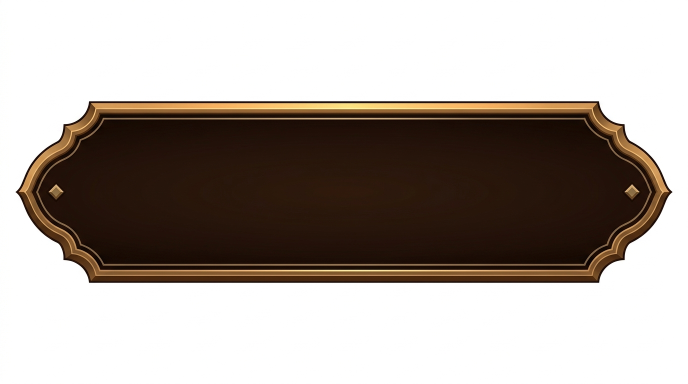
#> input picture docs/design/turn-plaque/source-master.jpg, 1376 x 768 px (shown at 1/2 size)
$ python build-turn-plaque.py
#> lines starting #> are read from the running program, lines starting #| are printed output that depends on the picture; after the words box and inside, x2 and y2 are one past the last pixel; in counts of white or black regions, pixels touching at a corner belong together
#> in main, src is the input picture: shape (768, 1376, 3); mean R, G, B 174.3, 165.7, 159.4
"""Rebuild assets/resources/art/battle/turn.png from docs/design/turn-plaque/source-master.jpg.

Extracts the isolated antique dark-walnut & burnished brass-gold plaque cleanly from pure white
(zero residual wood blocks or white halos), preserves undistorted scalloped endcaps via horizontal
midsection stretching to exact 400x83 dimensions (matching BATTLE_RECTS.turn), adds a gentle
soft contact shadow so it blends naturally on dark teal felt, and writes verification previews.
"""
from __future__ import annotations

import json
import subprocess
from collections import deque
from pathlib import Path

import numpy as np
from PIL import Image, ImageFilter

ROOT = Path(__file__).resolve().parents[1]
DESIGN_DIR = ROOT / "docs/design/turn-plaque"
SRC_PATH = DESIGN_DIR / "source-master.jpg"
OUT_PATH = ROOT / "assets/resources/art/battle/turn.png"

OUT_W, OUT_H = 400, 83
PLAQUE_W, PLAQUE_H = 396, 74
PLAQUE_TOP = 2


def smoothstep(e0: float, e1: float, x: np.ndarray) -> np.ndarray:
    t = np.clip((x - e0) / (e1 - e0), 0.0, 1.0)
    return t * t * (3.0 - 2.0 * t)


def dilate_mask(mask: np.ndarray, radius: int) -> np.ndarray:
    out = mask.copy()
    h, w = mask.shape
    for _ in range(radius):
        p = np.pad(out, 1, mode="edge")
        out = (
            p[0:h, 0:w] | p[0:h, 1:w + 1] | p[0:h, 2:w + 2]
            | p[1:h + 1, 0:w] | p[1:h + 1, 1:w + 1] | p[1:h + 1, 2:w + 2]
            | p[2:h + 2, 0:w] | p[2:h + 2, 1:w + 1] | p[2:h + 2, 2:w + 2]
        )
    return out


def extract_plaque_rgba(rgb: np.ndarray) -> Image.Image:
    arr = rgb.astype(np.float32)
    r, g, b = arr[:, :, 0], arr[:, :, 1], arr[:, :, 2]
    mx = np.maximum(np.maximum(r, g), b)
    mn = np.minimum(np.minimum(r, g), b)
    sat = (mx - mn) / np.maximum(mx, 1.0)
    lum = 0.299 * r + 0.587 * g + 0.114 * b

    # Flood-fill strictly from image corners through pure white exterior.
    h, w = lum.shape
#> h = 768; w = 1376
    white_cand = (mn >= 236.0) & (sat <= 0.08)
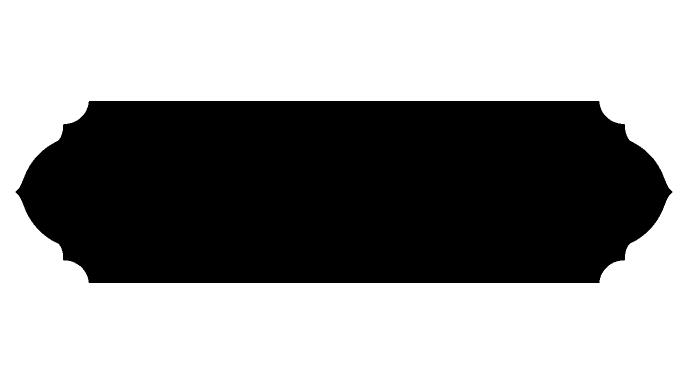
#> white_cand: shape (768, 1376) bool (shown at 1/2 size); 59.5% white; 1 black region, box (x1, y1, x2, y2) and area: (31, 202, 1345, 566) 427663
    bg = np.zeros((h, w), dtype=bool)
    q: deque[tuple[int, int]] = deque()
    for sy, sx in ((0, 0), (0, w - 1), (h - 1, 0), (h - 1, w - 1)):
        if white_cand[sy, sx] and not bg[sy, sx]:
            bg[sy, sx] = True
            q.append((sy, sx))
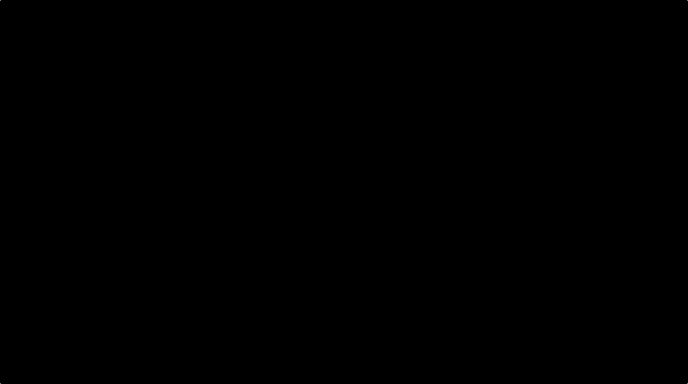
#> bg: shape (768, 1376) bool (shown at 1/2 size); 0% white in thin lines or dots
    while q:
        cy, cx = q.popleft()
        for ny, nx in ((cy - 1, cx), (cy + 1, cx), (cy, cx - 1), (cy, cx + 1)):
            if 0 <= ny < h and 0 <= nx < w and white_cand[ny, nx] and not bg[ny, nx]:
                bg[ny, nx] = True
                q.append((ny, nx))
#> this loop made 629105 passes
#> (cy, cx) on passes 1 to 3: (0, 0), (0, 1375), (767, 0)

    aa_zone = dilate_mask(bg, 4) & (~bg)
#> after the loop in dilate_mask, `for _ in range(radius):`: out: shape (768, 1376) bool; 60.8% white; 1 black region, box (x1, y1, x2, y2) and area: (39, 206, 1337, 562) 414327
#> aa_zone: shape (768, 1376) bool; 1.3% white; 1 white region, box (x1, y1, x2, y2) and area: (31, 202, 1345, 566) 13336
    alpha = np.full((h, w), 255.0, dtype=np.float32)
    alpha[bg] = 0.0

    edge_rgb = np.array([45.0, 26.0, 12.0], dtype=np.float32)
    t = np.clip((250.0 - lum) / (250.0 - 38.0), 0.0, 1.0)
    t = np.where(t < 0.05, 0.0, t)
    alpha[aa_zone] = np.clip(t[aa_zone] * 255.0, 0.0, 255.0)

    out_rgb = arr.copy()
    t_safe = np.maximum(t, 0.08)
    defringed = np.clip((arr - (1.0 - t[:, :, None]) * 255.0) / t_safe[:, :, None], 0.0, 255.0)
    blend_edge = smoothstep(0.55, 0.15, t)[:, :, None]
    out_rgb[aa_zone] = (defringed * (1.0 - blend_edge) + edge_rgb[None, None, :] * blend_edge)[aa_zone]
    out_rgb[bg] = edge_rgb

    rgba = np.zeros((h, w, 4), dtype=np.uint8)
    rgba[:, :, :3] = np.clip(np.round(out_rgb), 0, 255).astype(np.uint8)
    rgba[:, :, 3] = np.clip(np.round(alpha), 0, 255).astype(np.uint8)

    ys, xs = np.where(rgba[:, :, 3] > 20)
    return Image.fromarray(rgba[ys.min():ys.max() + 1, xs.min():xs.max() + 1], "RGBA")
#> returned value: PIL image 1314x364 RGBA


def main() -> None:
    src = np.array(Image.open(SRC_PATH).convert("RGB"))
    plaque = extract_plaque_rgba(src)
    pw, ph = plaque.size
#> pw = 1314; ph = 364

    # Scale vertically to PLAQUE_H while keeping left/right scalloped endcaps undistorted.
    scale = PLAQUE_H / ph
#> scale = 0.203
    scaled_w = round(pw * scale)
#> scaled_w = 267
    scaled = plaque.resize((scaled_w, PLAQUE_H), Image.Resampling.LANCZOS)

    # 3-slice horizontally: keep left & right 24% endcaps intact, stretch flat center strip to PLAQUE_W.
    cap = round(scaled_w * 0.24)
#> cap = 64
    left_cap = scaled.crop((0, 0, cap, PLAQUE_H))
    right_cap = scaled.crop((scaled_w - cap, 0, scaled_w, PLAQUE_H))
    mid_src = scaled.crop((cap, 0, scaled_w - cap, PLAQUE_H))
    mid_w = PLAQUE_W - 2 * cap
#> mid_w = 268
    mid_dst = mid_src.resize((mid_w, PLAQUE_H), Image.Resampling.LANCZOS)

    assembled = Image.new("RGBA", (PLAQUE_W, PLAQUE_H), (0, 0, 0, 0))
#> assembled: PIL image 396x74 RGBA; every value is 0
    assembled.paste(left_cap, (0, 0))
    assembled.paste(mid_dst, (cap, 0))
    assembled.paste(right_cap, (cap + mid_w, 0))
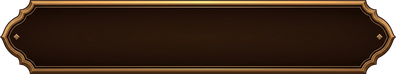
#> assembled: PIL image 396x74 RGBA; mean R, G, B, A 50.6, 31.2, 16.9, 236.1; transparent parts drawn white

    # Composite onto 400x83 canvas with subtle grounded dark contact shadow for natural blending on dark teal felt.
    canvas = Image.new("RGBA", (OUT_W, OUT_H), (0, 0, 0, 0))
#> canvas: PIL image 400x83 RGBA; every value is 0
    ox = (OUT_W - PLAQUE_W) // 2
    shadow_alpha = assembled.getchannel("A").point(lambda v: round(v * 0.52))
    shadow = Image.new("RGBA", (OUT_W, OUT_H), (0, 0, 0, 0))
    shadow_fill = Image.new("RGBA", (PLAQUE_W, PLAQUE_H), (5, 16, 16, 255))
    shadow_fill.putalpha(shadow_alpha)
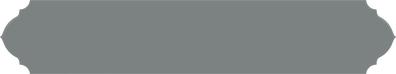
#> shadow_fill: PIL image 396x74 RGBA; mean R, G, B, A 5, 16, 16, 123.1; transparent parts drawn white
    shadow.paste(shadow_fill, (ox, PLAQUE_TOP + 4), shadow_fill)
    shadow = shadow.filter(ImageFilter.GaussianBlur(radius=2.8))
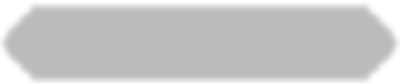
#> shadow: PIL image 400x83 RGBA; mean R, G, B, A 2.5, 6.6, 6.6, 56.1; transparent parts drawn white

    canvas = Image.alpha_composite(canvas, shadow)
    fg = Image.new("RGBA", (OUT_W, OUT_H), (0, 0, 0, 0))
    fg.paste(assembled, (ox, PLAQUE_TOP), assembled)
    canvas = Image.alpha_composite(canvas, fg)
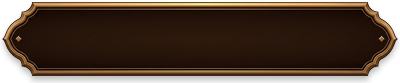
#> canvas: PIL image 400x83 RGBA; mean R, G, B, A 44.5, 27.7, 15.2, 211.1; transparent parts drawn white

    canvas.save(OUT_PATH, optimize=True)
    raw_kb = OUT_PATH.stat().st_size / 1024
    try:
        subprocess.run(
            ["pngquant", "--force", "--quality=90-100", "--speed=1", "--output", str(OUT_PATH), str(OUT_PATH)],
            check=True,
        )
#> (this line was passed over: subprocess is not available in this run)
    except (FileNotFoundError, subprocess.CalledProcessError) as exc:
        print(f"pngquant skipped: {exc}")
    final_kb = OUT_PATH.stat().st_size / 1024

    ship = Image.open(OUT_PATH).convert("RGBA")
    for bg_hex, name in [("#0D4750", "preview-felt.png"), ("#F3E2C0", "preview-light.png")]:
        bg = Image.new("RGBA", (OUT_W + 60, OUT_H + 60), bg_hex)
        bg.paste(ship, (30, 30), ship)
        bg.convert("RGB").save(DESIGN_DIR / name)
#> this loop made 2 passes
#> pass 1, in main, `bg.convert("RGB").save(DESIGN_DIR / name)`:
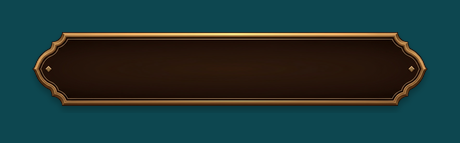
#> saved as preview-felt.png: PIL image 460x143 RGB; mean R, G, B 29.9, 55.1, 54

    manifest = {
        "source": "docs/design/turn-plaque/source-master.jpg",
        "output": "assets/resources/art/battle/turn.png",
        "size": [OUT_W, OUT_H],
        "visualCenterY": PLAQUE_TOP + PLAQUE_H / 2.0,
        "sizeBytes": OUT_PATH.stat().st_size,
        "notes": "Reconstructed antique dark-walnut & burnished brass-gold turn plaque with clean transparent contour and soft felt contact shadow; replaces old cropped tray remnant.",
    }
    (DESIGN_DIR / "manifest.json").write_text(json.dumps(manifest, indent=2, ensure_ascii=False) + "\n")
    print(f"Wrote {OUT_PATH} ({ship.size}, raw {raw_kb:.1f} KB -> shipping {final_kb:.1f} KB)")
#| Wrote assets/resources/art/battle/turn.png ((400, 83), raw 12.1 KB -> shipping 12.1 KB)


if __name__ == "__main__":
    main()
